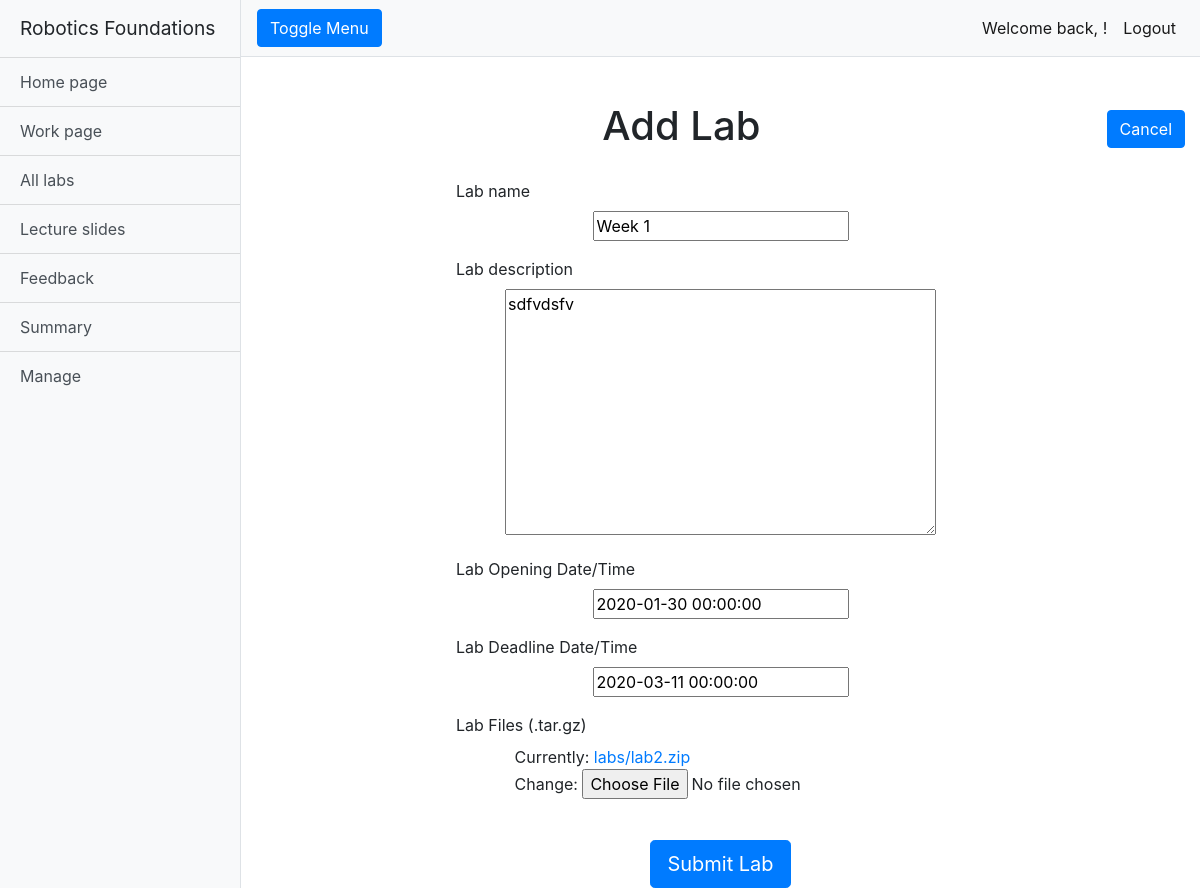
/rfwa/update_lab/week-1/ (signed in), run on an earlier commit of the app's database.
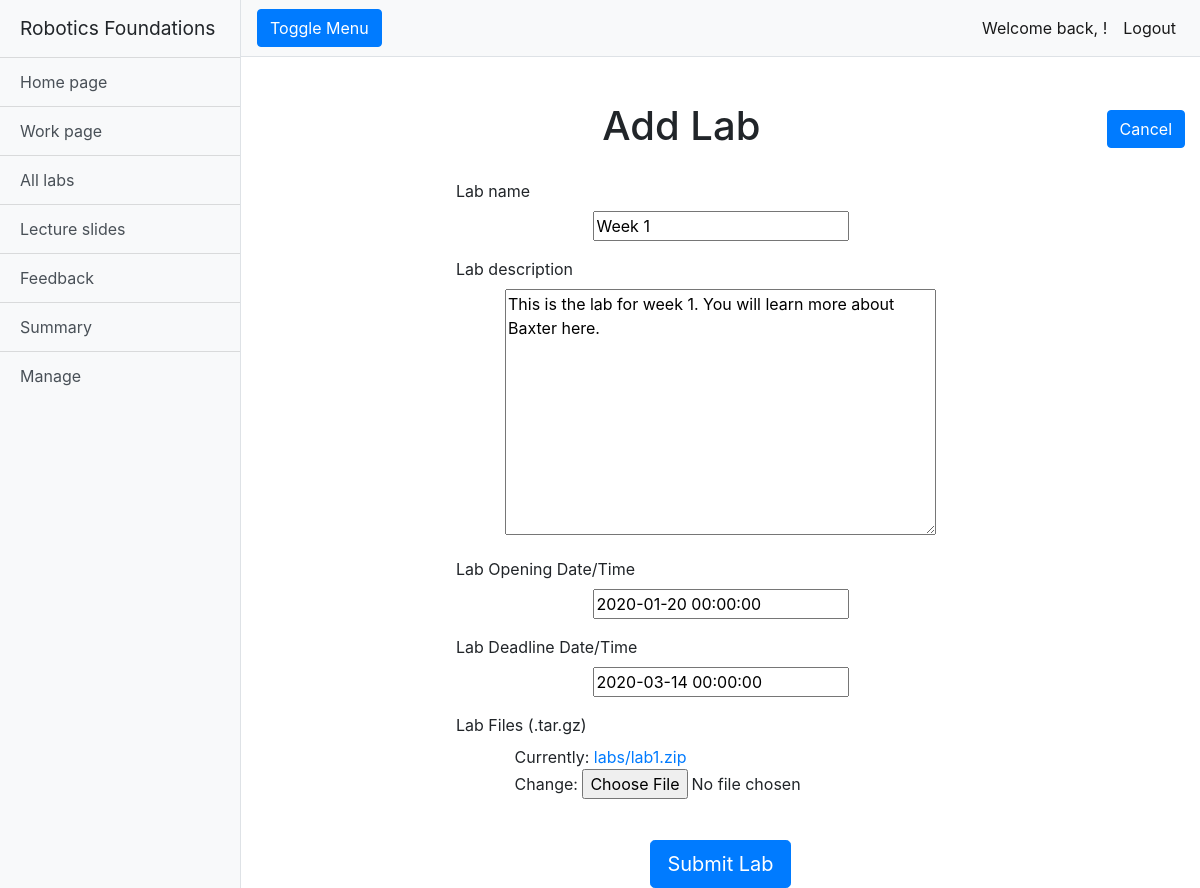
And on a later commit of the database.
### rfwa/models.py (models this page shows, shortened)
class Lab(models.Model):
    name = models.CharField(max_length=128)
    description = models.TextField(max_length=2048)
    open_Date = models.DateTimeField(timezone.now())
    close_Date = models.DateTimeField(timezone.now())
    lab_Files = models.FileField(upload_to='labs/')
    slug = models.SlugField(primary_key=True, blank=True)

### rfwa/views.py (the view)
# urls.py: path("update_lab/<slug:labName>/", views.update_lab, name='update_lab'),
@login_required
def update_lab(request, labName):
    current_lab = Lab.objects.get(slug=labName)
    form = LabForm(instance=current_lab)
    if request.method == 'POST':
        form = LabForm(request.POST, instance=current_lab)
        if form.is_valid():
            form.save()
            return redirect('manage_labs')
    return render(request, 'rfwa/add_lab.html', {'form': form})

### rfwa/forms.py
class LabForm(forms.ModelForm):
    name = forms.CharField(max_length = 128, label="Lab name")
    description = forms.CharField(max_length = 2048, widget=forms.Textarea, label="Lab description")
    open_Date = forms.DateTimeField(label="Lab Opening Date/Time")
    close_Date = forms.DateTimeField(label="Lab Deadline Date/Time")
    lab_Files = forms.FileField(label="Lab Files (.tar.gz)")
    class Meta:
        model = Lab
        fields = ('name', 'description', 'open_Date', 'close_Date', 'lab_Files')

### templates/rfwa/add_lab.html (shortened to what this page needs)
{% extends 'rfwa/base.html' %}
{% load static %}
{% block extra_head %}
<link href="{% static 'css/manage_page.css' %}" rel="stylesheet">
{% endblock %}
{% block body_block %}
<div class="container-fluid">
  <div class="row">
    <h1 class="col-12 text-center mt-4">Add Lab<a class="rightside" href="/rfwa/manage_labs/"><button type="button"
          class="btn btn-primary">Cancel</button></a></h1>
  </div>
  <form class="mx-auto" method="post" enctype="multipart/form-data">
    {% for field in form.visible_fields %}
    <div class="form-group">
      <label class="form-text-label">{{ field.label }}</label>
      <div class="input-group">
        <div class="mx-auto">{{ field }}</div>
      </div>
    </div>
    {% endfor %}
    <div class="submit-button-wrapper">
      <button type="submit" class="btn btn-primary btn-lg submit-button" >Submit Lab</button>
    </div>
  </form>
</div>
{% endblock %}

What changed in the data, as far as the page shows it:
changed Lab "Week 1": description "sdfvdsfv" → "This is the lab for week 1. You will learn more about Baxter here."; open_Date "2020-01-30 00:00:00" → "2020-01-20 00:00:00"; close_Date "2020-03-11 00:00:00" → "2020-03-14 00:00:00"
Also different on the page:
text no longer shown: "Currently: labs/lab2.zip Change:"
text now shown: "Currently: labs/lab1.zip Change:"
